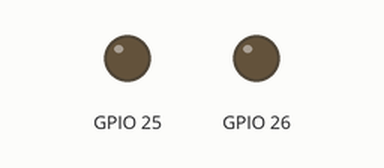
Recording of a sketch running on a simulated ESP32. Shown: output pins drawn as LEDs (lit = HIGH). WiFi joins after 1.5 s; servers stay silent unless stated; the local clock reads 2024-03-15 10:24:30 at power-on unless the sketch sets it; what the sketch prints to the serial monitor is not drawn.

Above: at 0.1 s.
At 1.6 s:
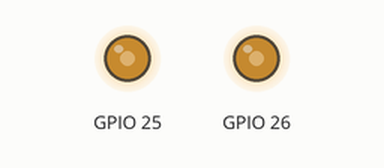
Timing chart, 0 to 3.1 s (numbered marks = the images above):
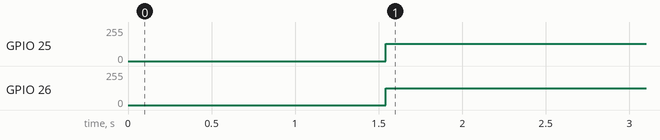

Measured:
- by itself, GPIO 25: 0/255 → 130/255 at 1.5 s
- by itself, GPIO 26: 0/255 → 126/255 at 1.5 s

The sketch:

osciclock_esp32_tab.ino
```cpp
/* oscilloscope clock with wemos lolin32 (esp32)
 * osciclock_esp32_tab.ino
 * weigu.lu
 * (reduce upload speed if errors occur)
 * for tables see libreoffice calc sheet
 * DAC 1 = Pin 25, DAC_2 = Pin 26;
 */

#include <WiFi.h>
#include "time.h"
#include <driver/dac.h>

const char* ssid       = "myssid";
const char* password   = "mypasswd";

const char* ntpServer = "pool.ntp.org";
const long  gmtOffset_sec = 3600;
const int   daylightOffset_sec = 3600;
struct tm ti;

// sine and cosine table with 360 points
unsigned int circlex[]={
  255,255,255,255,255,255,254,254,
  254,253,253,253,252,252,251,251,
  250,249,249,248,247,247,246,245,
  244,243,242,241,240,239,238,237,
  236,234,233,232,231,229,228,227,
  225,224,222,221,219,218,216,214,
  213,211,209,208,206,204,202,201,
  199,197,195,193,191,189,187,185,
  183,181,179,177,175,173,171,169,
  167,165,163,160,158,156,154,152,
  150,147,145,143,141,139,136,134,
  132,130,128,125,123,121,119,116,
  114,112,110,108,105,103,101,99,
  97,95,92,90,88,86,84,82,
  80,78,76,74,72,70,68,66,
  64,62,60,58,56,54,53,51,
  49,47,46,44,42,41,39,37,
  36,34,33,31,30,28,27,26,
  24,23,22,21,19,18,17,16,
  15,14,13,12,11,10,9,8,
  8,7,6,6,5,4,4,3,
  3,2,2,2,1,1,1,0,
  0,0,0,0,0,0,0,0,
  0,0,1,1,1,2,2,2,
  3,3,4,4,5,6,6,7,
  8,8,9,10,11,12,13,14,
  15,16,17,18,19,21,22,23,
  24,26,27,28,30,31,33,34,
  36,37,39,41,42,44,46,47,
  49,51,53,54,56,58,60,62,
  64,66,68,70,72,74,76,78,
  80,82,84,86,88,90,92,95,
  97,99,101,103,105,108,110,112,
  114,116,119,121,123,125,128,130,
  132,134,136,139,141,143,145,147,
  150,152,154,156,158,160,163,165,
  167,169,171,173,175,177,179,181,
  183,185,187,189,191,193,195,197,
  199,201,202,204,206,208,209,211,
  213,214,216,218,219,221,222,224,
  225,227,228,229,231,232,233,234,
  236,237,238,239,240,241,242,243,
  244,245,246,247,247,248,249,249,
  250,251,251,252,252,253,253,253,
  254,254,254,255,255,255,255,255
};

unsigned int circley[]={
  128,130,132,134,136,139,141,143,
  145,147,150,152,154,156,158,160,
  163,165,167,169,171,173,175,177,
  179,181,183,185,187,189,191,193,
  195,197,199,201,202,204,206,208,
  209,211,213,214,216,218,219,221,
  222,224,225,227,228,229,231,232,
  233,234,236,237,238,239,240,241,
  242,243,244,245,246,247,247,248,
  249,249,250,251,251,252,252,253,
  253,253,254,254,254,255,255,255,
  255,255,255,255,255,255,255,255,
  254,254,254,253,253,253,252,252,
  251,251,250,249,249,248,247,247,
  246,245,244,243,242,241,240,239,
  238,237,236,234,233,232,231,229,
  228,227,225,224,222,221,219,218,
  216,214,213,211,209,208,206,204,
  202,201,199,197,195,193,191,189,
  187,185,183,181,179,177,175,173,
  171,169,167,165,163,160,158,156,
  154,152,150,147,145,143,141,139,
  136,134,132,130,128,125,123,121,
  119,116,114,112,110,108,105,103,
  101,99,97,95,92,90,88,86,
  84,82,80,78,76,74,72,70,
  68,66,64,62,60,58,56,54,
  53,51,49,47,46,44,42,41,
  39,37,36,34,33,31,30,28,
  27,26,24,23,22,21,19,18,
  17,16,15,14,13,12,11,10,
  9,8,8,7,6,6,5,4,
  4,3,3,2,2,2,1,1,
  1,0,0,0,0,0,0,0,
  0,0,0,0,1,1,1,2,
  2,2,3,3,4,4,5,6,
  6,7,8,8,9,10,11,12,
  13,14,15,16,17,18,19,21,
  22,23,24,26,27,28,30,31,
  33,34,36,37,39,41,42,44,
  46,47,49,51,53,54,56,58,
  60,62,64,66,68,70,72,74,
  76,78,80,82,84,86,88,90,
  92,95,97,99,101,103,105,108,
  110,112,114,116,119,121,123,125
};

// 5 min strokes
unsigned int min5linesxy[]={
  243,128,227,185,185,227,128,243,
  70,227,28,185,13,128,28,70,
  70,28,128,13,185,28,227,70
};

// seconds hand r = 102 (80%)
unsigned int secHandxy[]={
  128,230,117,229,106,227,96,225,
  86,221,77,216,68,210,59,203,
  52,196,45,187,39,179,34,169,
  30,159,28,149,26,138,26,128,
  26,117,28,106,30,96,34,86,
  39,77,45,68,52,59,59,52,
  68,45,77,39,86,34,96,30,
  106,28,117,26,128,26,138,26,
  149,28,159,30,169,34,179,39,
  187,45,196,52,203,59,210,68,
  216,77,221,86,225,96,227,106,
  229,117,230,128,229,138,227,149,
  225,159,221,169,216,179,210,187,
  203,196,196,203,187,210,179,216,
  169,221,159,225,149,227,138,229
};

// minute hand r = 108 (85%) fraction =  5 angle = 12
unsigned int minHand[]={
  128,236,123,149,132,149,
  116,235,121,148,130,149,
  105,233,119,147,128,149,
  94,230,117,146,125,149,
  84,226,115,145,123,149,
  74,221,113,144,121,148,
  64,215,111,142,119,147,
  55,208,110,140,117,146,
  47,200,109,138,115,145,
  40,191,108,136,113,144,
  34,182,107,134,111,142,
  29,171,106,132,110,140,
  25,161,106,130,109,138,
  22,150,106,128,108,136,
  20,139,106,125,107,134,
  20,128,106,123,106,132,
  20,116,107,121,106,130,
  22,105,108,119,106,128,
  25,94,109,117,106,125,
  29,84,110,115,106,123,
  34,74,111,113,107,121,
  40,64,113,111,108,119,
  47,55,115,110,109,117,
  55,47,117,109,110,115,
  64,40,119,108,111,113,
  74,34,121,107,113,111,
  84,29,123,106,115,110,
  94,25,125,106,117,109,
  105,22,128,106,119,108,
  116,20,130,106,121,107,
  128,20,132,106,123,106,
  139,20,134,107,125,106,
  150,22,136,108,128,106,
  161,25,138,109,130,106,
  171,29,140,110,132,106,
  182,34,142,111,134,107,
  191,40,144,113,136,108,
  200,47,145,115,138,109,
  208,55,146,117,140,110,
  215,64,147,119,142,111,
  221,74,148,121,144,113,
  226,84,149,123,145,115,
  230,94,149,125,146,117,
  233,105,149,128,147,119,
  235,116,149,130,148,121,
  236,128,149,132,149,123,
  235,139,148,134,149,125,
  233,150,147,136,149,128,
  230,161,146,138,149,130,
  226,171,145,140,149,132,
  221,182,144,142,148,134,
  215,191,142,144,147,136,
  208,200,140,145,146,138,
  200,208,138,146,145,140,
  191,215,136,147,144,142,
  182,221,134,148,142,144,
  171,226,132,149,140,145,
  161,230,130,149,138,146,
  150,233,128,149,136,147,
  139,235,125,149,134,148
};

// hour hand r = 83 (65%) fraction =  5 angle = 20
unsigned int hourHand[]={
    128,211,122,143,133,143,
    119,210,120,142,132,144,
    110,209,119,142,130,144,
    102,206,117,141,128,144,
    94,203,116,139,126,144,
    86,199,115,138,125,144,
    79,195,114,137,123,143,
    72,189,113,135,121,143,
    66,183,112,134,120,142,
    60,176,112,132,118,141,
    56,169,111,130,117,140,
    52,161,111,129,116,139,
    49,153,111,127,114,138,
    46,145,111,125,113,136,
    45,136,111,123,113,135,
    45,128,112,122,112,133,
    45,119,113,120,111,132,
    46,110,113,119,111,130,
    49,102,114,117,111,128,
    52,94,116,116,111,126,
    56,86,117,115,111,125,
    60,79,118,114,112,123,
    66,72,120,113,112,121,
    72,66,121,112,113,120,
    79,60,123,112,114,118,
    86,56,125,111,115,117,
    94,52,126,111,116,116,
    102,49,128,111,117,114,
    110,46,130,111,119,113,
    119,45,132,111,120,113,
    128,45,133,112,122,112,
    136,45,135,113,123,111,
    145,46,136,113,125,111,
    153,49,138,114,127,111,
    161,52,139,116,129,111,
    169,56,140,117,130,111,
    176,60,141,118,132,112,
    183,66,142,120,134,112,
    189,72,143,121,135,113,
    195,79,143,123,137,114,
    199,86,144,125,138,115,
    203,94,144,126,139,116,
    206,102,144,128,141,117,
    209,110,144,130,142,119,
    210,119,144,132,142,120,
    211,128,143,133,143,122,
    210,136,142,135,144,123,
    209,145,142,136,144,125,
    206,153,141,138,144,127,
    203,161,139,139,144,129,
    199,169,138,140,144,130,
    195,176,137,141,143,132,
    189,183,135,142,143,134,
    183,189,134,143,142,135,
    176,195,132,143,141,137,
    169,199,130,144,140,138,
    161,203,129,144,139,139,
    153,206,127,144,138,141,
    145,209,125,144,136,142,
    136,210,123,144,135,142
};

void setup() {
  Serial.begin(115200);
  dac_output_enable(DAC_CHANNEL_1);
  dac_output_enable(DAC_CHANNEL_2);
  //connect to WiFi
  Serial.printf("Connecting to %s ", ssid);
  WiFi.enableSTA(true);
  WiFi.begin(ssid, password);
  while (WiFi.status() != WL_CONNECTED) {
      delay(500);
      Serial.print(".");
  }
  Serial.println(" CONNECTED");
  //init and get the time
  configTime(gmtOffset_sec, daylightOffset_sec, ntpServer);
  getLocalTime(&ti);
  WiFi.disconnect(true); //disconnect WiFi as it's no longer needed
  WiFi.mode(WIFI_OFF);
}

void loop() {
  getLocalTime(&ti);
  for(int i=0;i<5;i++) {
    circle();    // function to make a circle
    sec_hand(ti.tm_sec);
    min_hand(ti.tm_min);
    hour_hand(ti.tm_hour,ti.tm_min);
  }
  // Reset time at 4 in the morning
  if ((ti.tm_hour == 4) and (ti.tm_min == 0) and (ti.tm_sec == 0)) {
    ESP.restart();
  }
}

void point(int x,int y) {
  dac_output_voltage(DAC_CHANNEL_1, y);
  dac_output_voltage(DAC_CHANNEL_2, x);
}

void line (int x1,int y1,int x2,int y2, int steps) { // draw a line between 2 points
  for(int i=0;i<steps;i++) {
    point(x1+i*(x2-x1)/steps,y1+i*(y2-y1)/steps);
  }
}

void dline (int x1,int y1,int x2,int y2,int steps) { // draw a line back and forth
  for(int i=0;i<steps;i++) {
    point(x1+i*(x2-x1)/steps,y1+i*(y2-y1)/steps);
  }
  for(int i=0;i<steps;i++) {  //draw line backwards to avoid ghosts
    point(x2+i*(x1-x2)/steps,y2+i*(y1-y2)/steps);
  }
}

void circle() { //function to draw a circle
  for(int i=0;i<360;i=i+2) {
    point(circlex[i],circley[i]);
    if (i%30==0) {  // 5 min lines
      dline(circlex[i],circley[i],min5linesxy[i/30*2],min5linesxy[i/30*2+1],5);
    }
  }
}

void  sec_hand(int second) {
  int i = (60-second);
  if (i == 60) i = 0;
  i = i*2;
  dline(127,127,secHandxy[i],secHandxy[i+1],30);
}

void  min_hand(int minute) {
  int i = (60-minute);
  if (i == 60) i = 0;
  i = i*6;
  line (127,127,minHand[i+2],minHand[i+3],10);
  line (minHand[i+2],minHand[i+3],minHand[i],minHand[i+1],40);
  line (minHand[i],minHand[i+1],minHand[i+4],minHand[i+5],40);
  line (minHand[i+4],minHand[i+5],127,127,10);
}

void  hour_hand(int hour, int minute) {
  if (hour>12) hour = hour-12;
  int hours = (hour*5 + (minute/12));
  int i = (60-hours);
  if (i == 60) i = 0;
  i = i*6;
  line (127,127,hourHand[i+2],hourHand[i+3],7);
  line (hourHand[i+2],hourHand[i+3],hourHand[i],hourHand[i+1],30);
  line (hourHand[i],hourHand[i+1],hourHand[i+4],hourHand[i+5],30);
  line (hourHand[i+4],hourHand[i+5],127,127,7);
}
```
